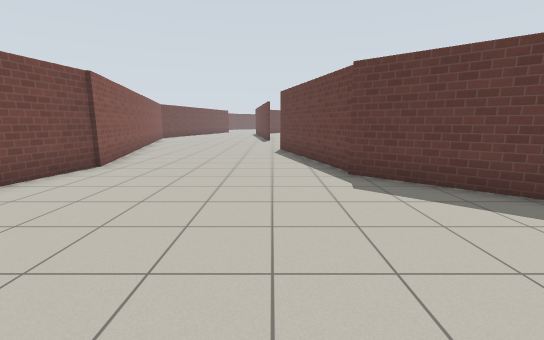
View 1 (above)

23 first-person views from a walk through a world built for the Gazebo simulator. The camera is 1.2 m above the floor, tilts 10° down and sees 90° across. The lines on the ground mark 1 m squares. The floor is counted in squares, 1 m on a side. Each view is taken from the middle of a square. On the plan, view 1 faces up. The plan holds only what a view shows up to about 12 squares ahead; the rest is blank. The place goes on beyond the plan. Gazebo's built-in surfaces are drawn with simple patterns.

View 2
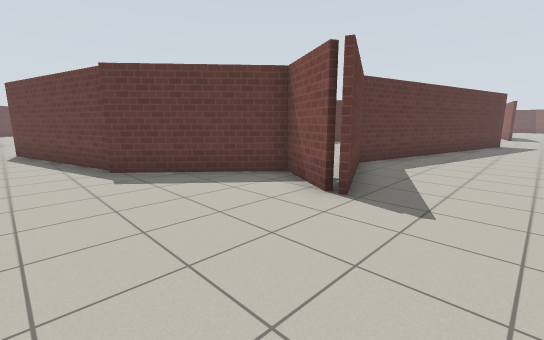

View 3
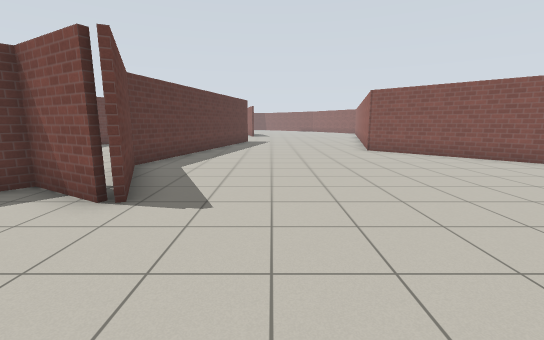

View 4
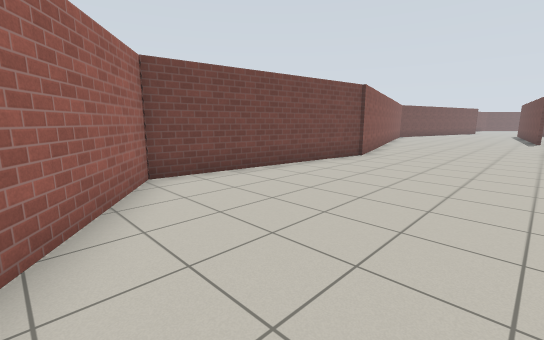

View 5
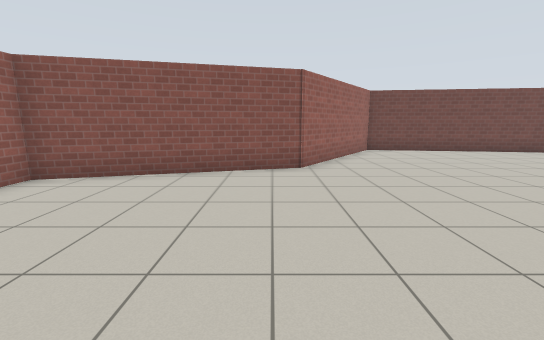

View 6
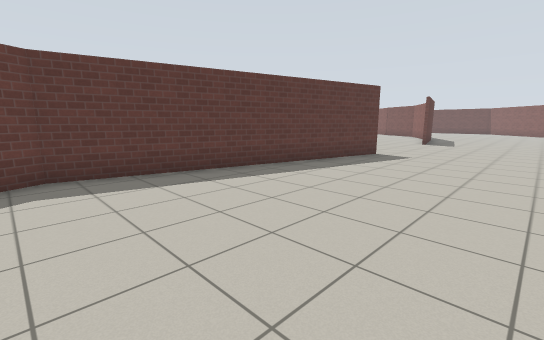

View 7
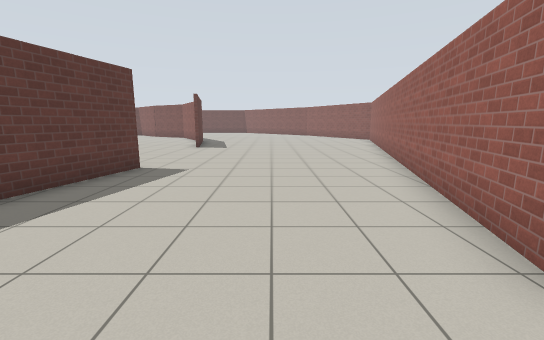

View 8
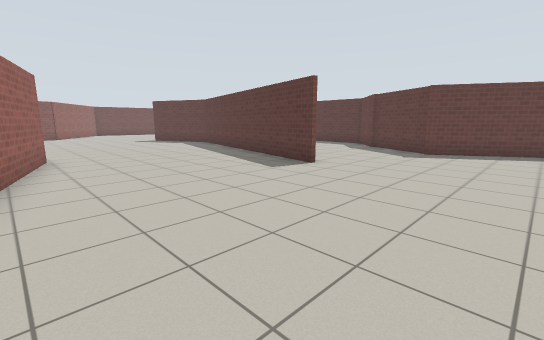

View 9
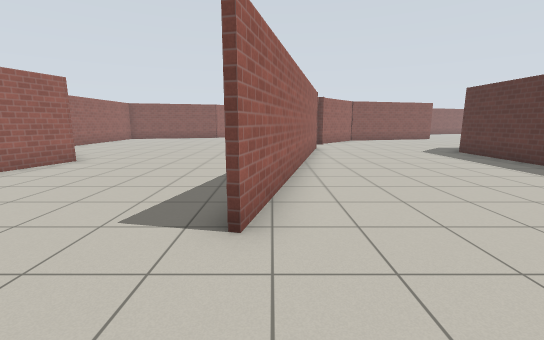

View 10
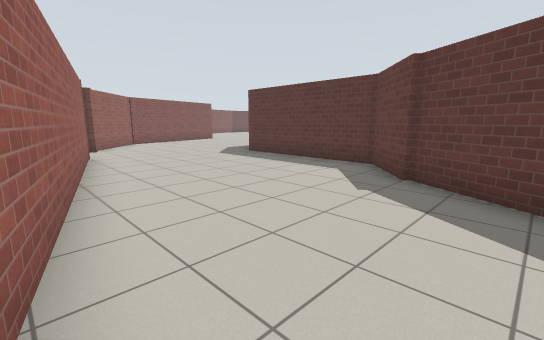

View 11
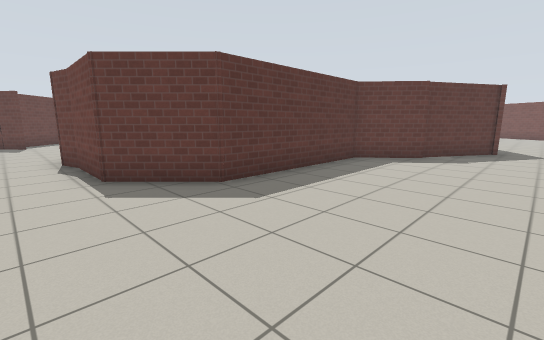

View 12
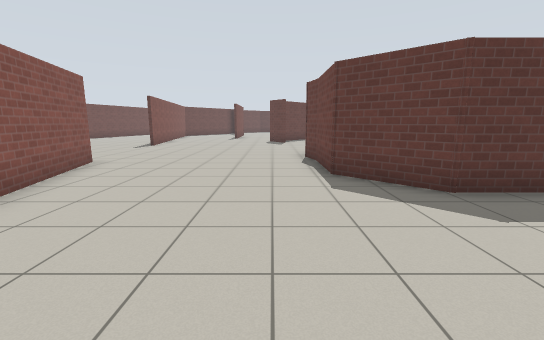

View 13
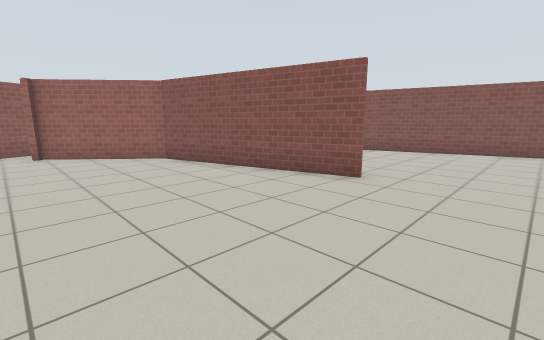

View 14
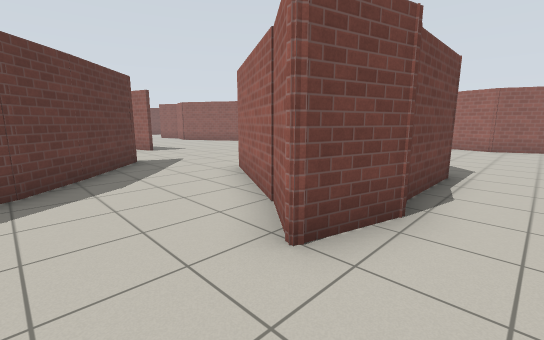

View 15
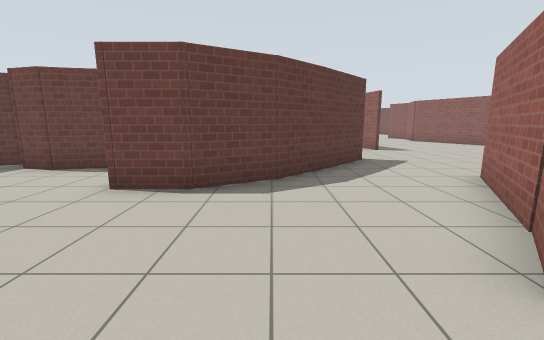

View 16
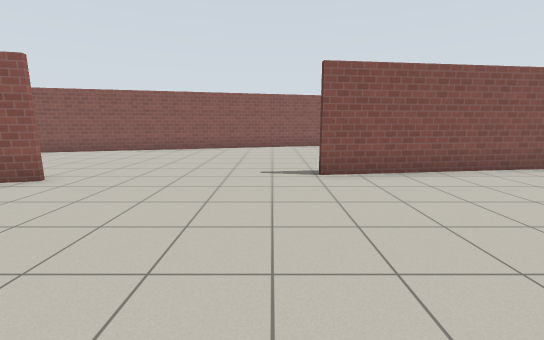

View 17
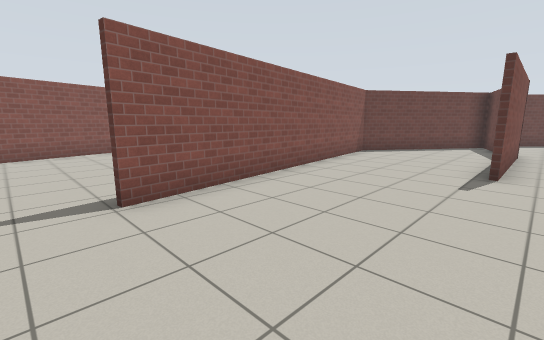

View 18
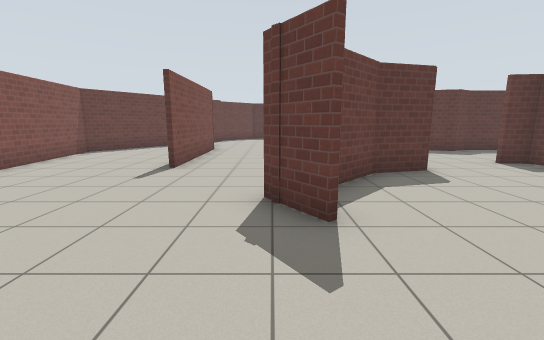

View 19
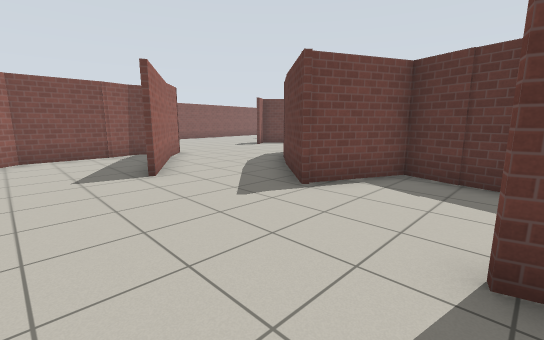

View 20
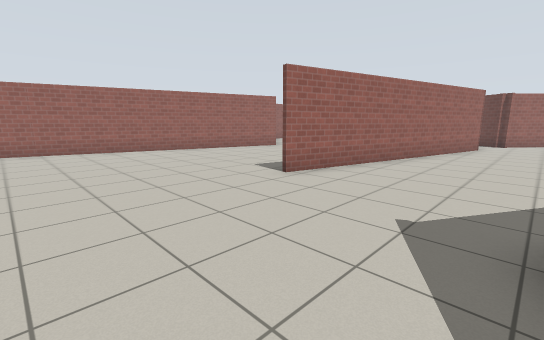

View 21
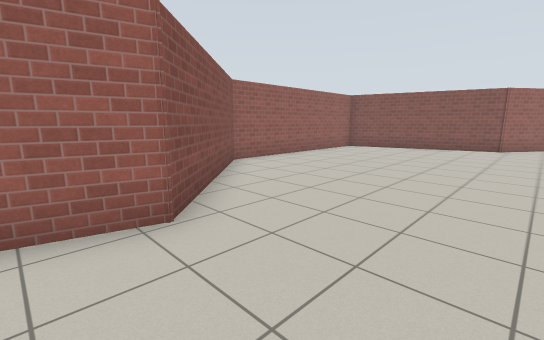

View 22
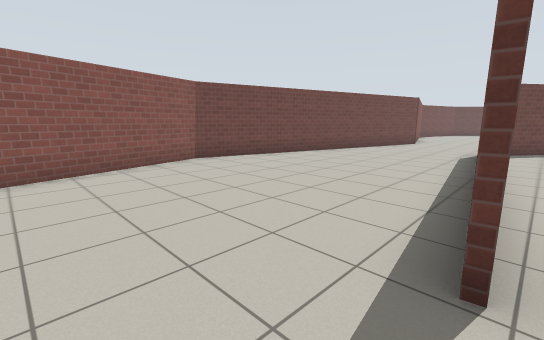

View 23
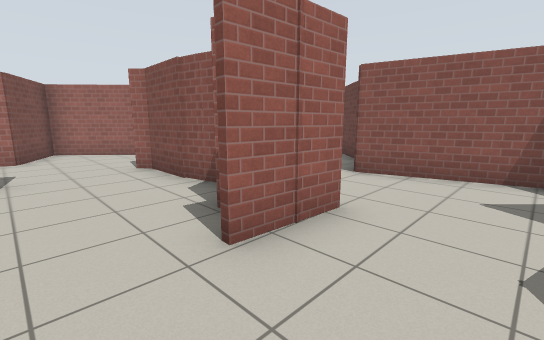

### Floor plan
Points are (right, up) in squares from view 1. A wall is a line through its corners. A room is listed if a view was taken in it or the views show most of it. See-through windows are left out.
Room 1 (views 1, 2, 3, 4, 5, 6, 7, 8, 9, 10, 11, 12, 13, 14, 15, 16, 17, 18, 20, 21, 22, 23)
walls: (8.8, 14.2) (11.9, 12.4); (0.5, 12.3) (2.2, 6.1) (5.1, 3.6); (1.9, 6.5) (0.4, 12.3); (11.8, 16.8) (10.8, 18.5) (10.8, 20); (13.5, 15.1) (11.7, 16.9); (6.7, 20.1) (5.8, 21.3); (5.2, 1.9) (7.5, 3) (17.2, 0.6); (-0.3, 18) (-0.7, 20.9); (3.9, 1.5) (5, 3.5) (1.8, 6.2); (16, 6.8) (14.6, 8.5) (9.1, 8.5) (7.4, 10.3) (7.4, 12.6) (7.2, 13.5) (7.6, 15.1) (8.9, 14.1); (-4.8, 7.3) (-5.8, 0.1) (-1.2, -3.2) (0.3, -8.6); (13.1, 21.3) (12.8, 22.7) (13.1, 23.6); (13.7, 24) (13.5, 24.8); (17.2, 0.5) (7.5, 2.8) (4, 1.2); (12.7, 25) (14.5, 24.9); (9, 27.2) (10, 23.7) (8.4, 23.3) (6.6, 21.5); (22.1, 7) (19, 5.3) (16.1, 7); (3.4, 29.1) (3.4, 24.1); (13.2, 28.5) (12.7, 28.7); (8.2, -8.6) (11.6, -5.1) (22.3, -8); (-6.7, 26.7) (-8.3, 20.7) (-4.7, 7.3); (15.9, 28.8) (14.4, 28.8) (13.6, 28.4) (12.9, 28.6); (0.6, 31) (-1.5, 28) (-0.1, 18)
ways out: opening at (12, 14) to room 2; opening at (15.5, 26)
Room 2 (view 19)
walls: (17.7, 12.5) (18.8, 12.8); (14.7, 13.9) (13.5, 15.1); (17.5, 15.9) (15.8, 16.5) (14.7, 14.3); (7.6, 12.7) (7.6, 10.3) (8, 9.9); (7.5, 14) (7.3, 13.5) (7.6, 12.5)
ways out: opening at (12, 14) to room 1

Where each view was taken, in squares from view 1:
view 1: 0 up, 0 right, facing up
view 2: 1 down, 0 right, facing up-right
view 3: 1 down, 0 right, facing right
view 4: 2 down, 0 right, facing up-left
view 5: 4 down, 6 right, facing left
view 6: 4 down, 7 right, facing up-right
view 7: 3 down, 10 right, facing right
view 8: 6 down, 22 right, facing up-left
view 9: 1 up, 20 right, facing left
view 10: 1 up, 18 right, facing up-left
view 11: 4 up, 6 right, facing up-right
view 12: 4 up, 6 right, facing up
view 13: 15 up, 6 right, facing down-left
view 14: 17 up, 6 right, facing down-right
view 15: 17 up, 6 right, facing right
view 16: 17 up, 6 right, facing left
view 17: 17 up, 4 right, facing up-left
view 18: 17 up, 6 right, facing up
view 19: 10 up, 18 right, facing up-left
view 20: 5 up, 22 right, facing down-left
view 21: 2 down, 13 right, facing down-left
view 22: 16 up, 0 right, facing up-left
view 23: 27 up, 16 right, facing down-left
